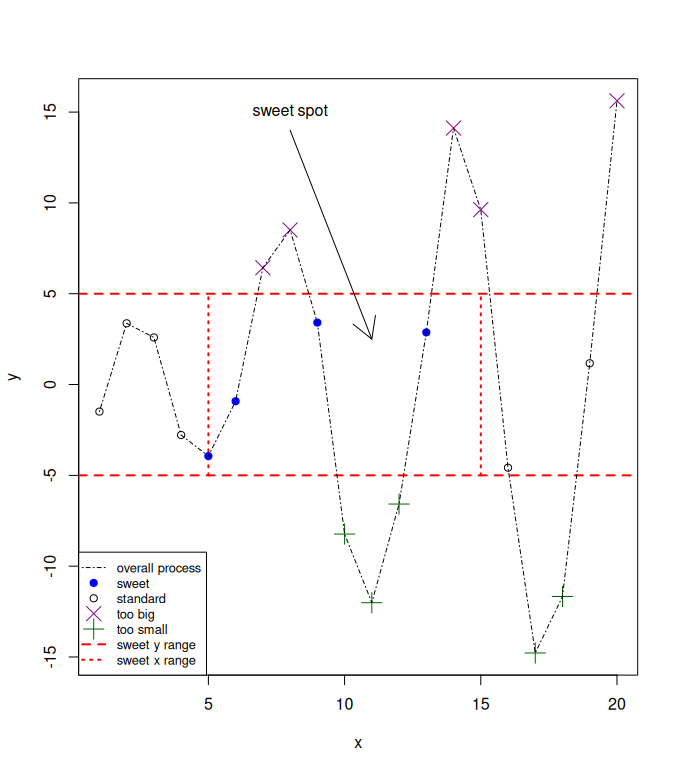

Write R code to recreate this figure.
# Daryion King
# 9/24/2026
# SweetSpotDataPlot.R
# A plot chart showing a sweet spot for our data with custom points, lines, 
# text, and a legend.

# Our initial data
x <- 1:20
y <- c(-1.49,3.37,2.59,-2.78,-3.94,-0.92,6.43,8.51,3.41,-8.23,
      -12.01,-6.58,2.87,14.12,9.63,-4.58,-14.78,-11.67,1.17,15.62)

# Preparing the plot chart 
plot(x, y, type= "n", main= "") 

# Adding the min/max lines for the y-axis
abline(h= c(-5, 5), col= "red", lty= 2, lwd= 2)

# Adding the min/max lines for the x-axis
segments(x0= c(5, 15), y0= c(-5, -5), x1= c(5, 15), y1= c(5, 5), 
         col= "red", lty= 3, lwd= 2)

# Adding points with aesthetics above and below the sweet spot
points(x[y >= 5], y[y >= 5], pch= 4, col= "darkmagenta", cex= 2)
points(x[y <= -5], y[y <= -5], pch= 3, col= "darkgreen", cex= 2)

# Adding points with aesthetics that are in the sweet spot
points(x[(x >= 5 & x <= 15) & (y > -5 & y < 5)], 
       y[(x >= 5 & x <= 15) & (y > -5 & y < 5)], 
       pch = 19, col = "blue")

# Adding points that are to the left and right of the sweet spot
points(x[(x < 5 | x > 15) & (y > -5 & y < 5)], 
       y[(x < 5 | x > 15) & (y > -5 & y < 5)])

# Adding a line that connects all the data points
lines(x, y, lty= 4)

# Adding an arrow pointing to the sweet spot
arrows(x0= 8, y0= 14, x1= 11, y1= 2.5)

# Adding the text "sweet spot"
text(x= 8, y= 15, labels= "sweet spot")

# Adding a legend to explain the aesthetics of the data
legend("bottomleft",
       legend = c("overall process", "sweet", "standard",
                  "too big", "too small", "sweet y range", "sweet x range"),
       pch = c(NA, 19, 1, 4, 3, NA, NA), 
       lty = c(4, NA, NA, NA, NA, 2, 3),
       col = c("black", "blue", "black", "darkmagenta",
               "darkgreen", "red", "red"),
       lwd = c(1, NA, NA, NA, NA, 2, 2), 
       pt.cex = c(NA, 1, 1, 2, 2, NA, NA),
       cex= 0.8
       )
